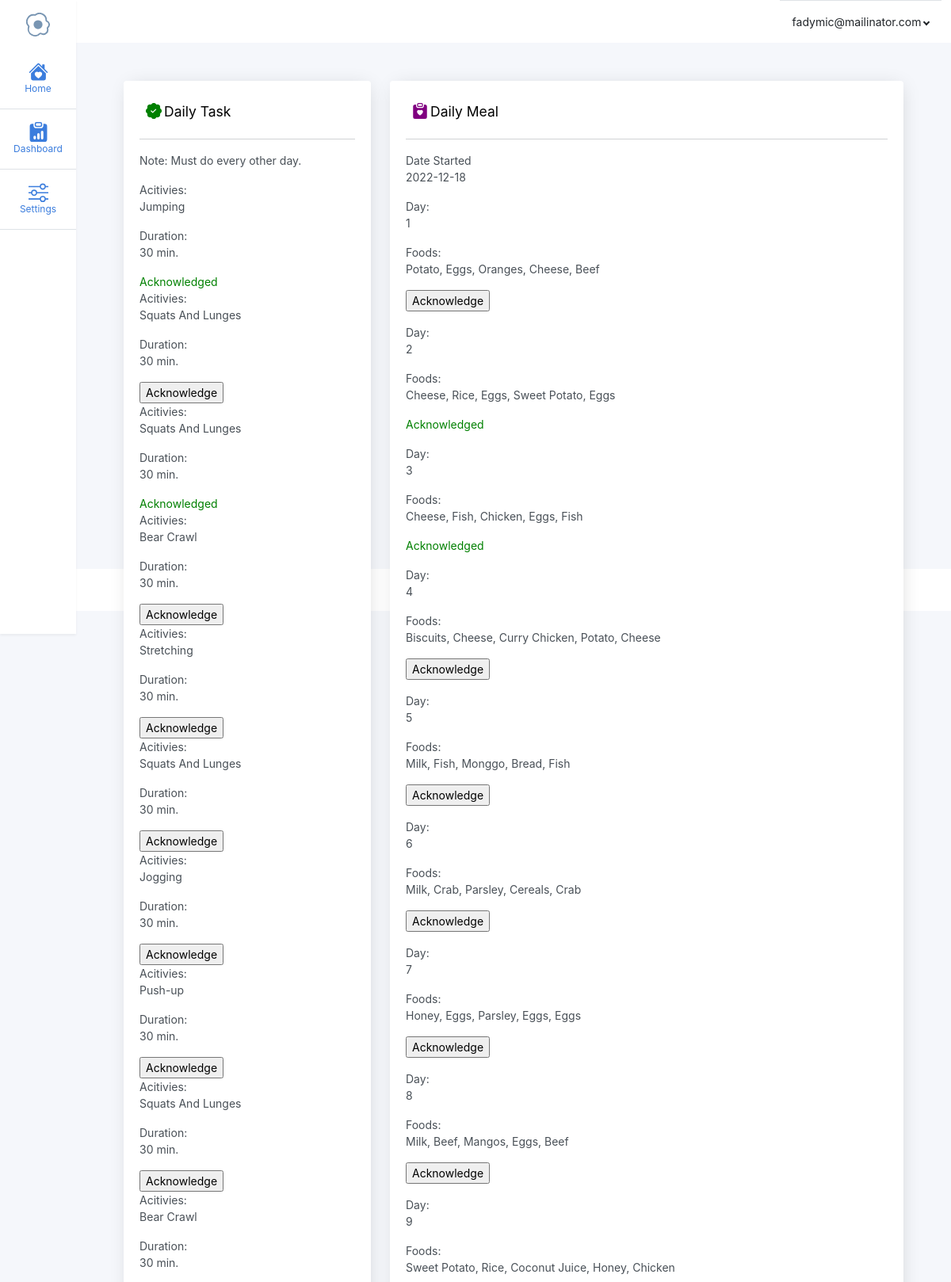
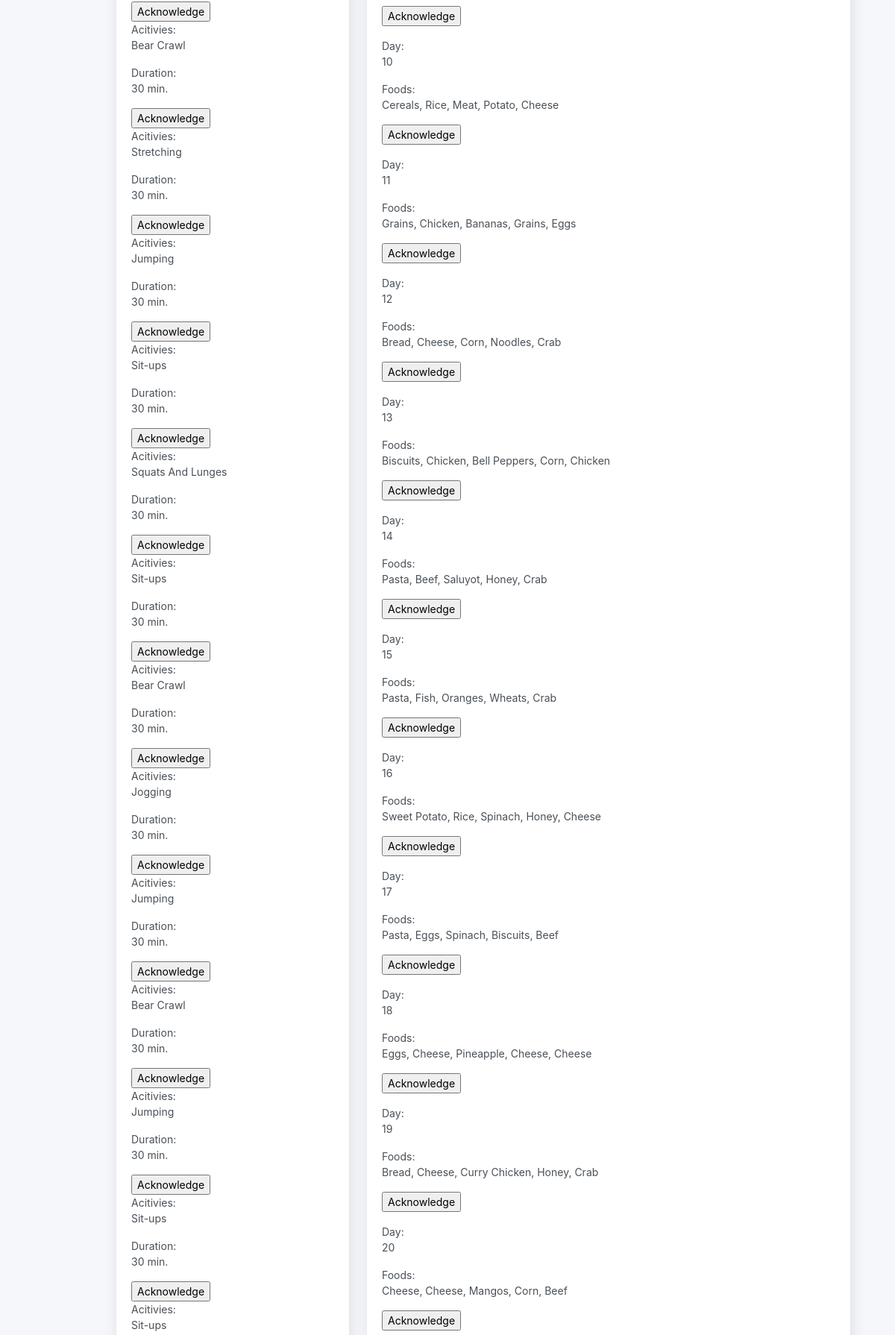
The app's page /parents/home-parent.php (signed in, upper part) with its own data (2 pictures, top to bottom).
### tables this page shows
CREATE TABLE `program_records` (
  `id` int(11) NOT NULL,
  `student_id` varchar(20) NOT NULL,
  `date_started` date NOT NULL,
  `foods` varchar(255) NOT NULL,
  `exercises` varchar(255) NOT NULL,
  `day` varchar(50) NOT NULL,
  `food_acknowledge` int(11) NOT NULL,
  `exercise_acknowledge` int(11) NOT NULL,
  `ended_day` date NOT NULL,
  `date_time_created` datetime NOT NULL,
  `date_time_updated` datetime NOT NULL
);

### parents/home-parent.php (the view, shortened to what this page needs)
<?php
include('../connection.php');
$email = $_SESSION['email'];
$student_id = $_SESSION['student_id'];
?>
<!DOCTYPE html>
<html lang="en">
<head>
    <link rel="stylesheet" href="../admin-template/css/app.css">
    <link rel="stylesheet" href="../src/styles/custom/stickynav.css">
</head>
<body>
<div class="outer-container d-flex flex-row">
  <div class="sticky-nav bg-white vh-100 shadow">
    <a href="#" class="brand p-3 link-dark text-decoration-none bg-white text-center" title="" data-bs-toggle="tooltip" data-bs-placement="right" data-bs-original-title="Icon-only">
    </a>
    <ul class="list nav nav-flush mb-auto text-center">
      <li class="nav-item">
        <a href="#" class="nav-link active py-3 d-flex flex-column align-items-center text-start border-bottom" aria-current="page" title="" data-bs-toggle="tooltip" data-bs-placement="right" data-bs-original-title="Home">
            <p class="p-0 m-0" style="font-size: 12px;">Home</p>
        </a>
      </li>
      <li class="nav-item">
        <a href="dashboard-parent.php" class="nav-link py-3 border-bottom" title="" data-bs-toggle="tooltip" data-bs-placement="right" data-bs-original-title="Dashboard">
            <p class="p-0 m-0" style="font-size: 12px;">Dashboard</p>
        </a>
      </li>
      <li class="nav-item">
        <a href="profile-parent.php" class="nav-link py-3 border-bottom" title="" data-bs-toggle="tooltip" data-bs-placement="right" data-bs-original-title="Orders">
            <p class="p-0 m-0" style="font-size: 12px;">Settings</p>
        </a>
      </li>
    </ul>
  </div>
<main class="main-container container-fluid-lg bg-light" style="width: 100%; position: relative;">
    <nav class="navbar navbar-expand-lg navbar-light bg-white p-0" style="box-shadow: none;">
        <div class="container-fluid justify-content-end">
            <div class="dropdown border-top">
                <a href="#" class="d-flex align-items-center justify-content-center p-3 link-dark text-decoration-none dropdown-toggle" id="dropdownUser3" data-bs-toggle="dropdown" aria-expanded="false">
                    <?= $email; ?>
                </a>
            </div>
        </div>
    </nav>
    <main class="content">
        <div class="container-fluid" style="height: 100%;">
            <div class="row mb-5 gy-3" style="height: 70vh;">
                <div class="col-lg-4">
                    <div class="card" style="border: none; height: 100%; box-shadow: 2px 2px 23px -6px rgba(0,0,0,0.17);">
                        <div class="card-body">
                            <div class="p-2 pb-0 d-flex flex-column align-items-start">
                                <span class="d-flex flex-row align-middle">
                                    <h1 class="h4 bold" style="padding: 0 0 0 3px;">Daily Task</h1>
                                </span>
                            </div>
                            <hr class="featurette-divider">
                            <div class="alert alert-danger d-flex align-items-center" role="alert">
                                <p>Note: Must do every other day.</p>
                            </div>
                           <?php
                            $sql_daily_activities = "SELECT exercises,exercise_acknowledge, id FROM program_records WHERE student_id = '$student_id'";
                            $run_daily_activities = mysqli_query($conn,$sql_daily_activities);
                            if(mysqli_num_rows($run_daily_activities) > 0){
                                foreach ($run_daily_activities as $row2){
                                    ?>
                                        <label for="">Acitivies:</label>
                                        <p><?php echo $row2['exercises'] ?></p>
                                        <label for="">Duration:</label>
                                        <p>30 min.</p>
                                        <form action="acknowledge.php" method="POST">
                                        <?php
                                            if($row2['exercise_acknowledge'] == 0){
                                                ?>
                                                <input type="submit" name="acknowledge_task" value="Acknowledge">
                                                <?php
                                            }else{
                                                echo "<div style='color:green;'>Acknowledged </div>";
                                            }
                                        ?>
                                        </form>
                                    <?php
                                }
                            }
                            ?>
                        </div>
                    </div>
                </div>
                <div class="col-lg-8">
                    <div class="card" style="border: none; height: 100%; box-shadow: 2px 2px 23px -6px rgba(0,0,0,0.17);">
                        <div class="card-body">
                            <div class="p-2 pb-0 d-flex flex-column align-items-start">
                                <span class="d-flex flex-row align-middle">
                                    <h1 class="h4 bold" style="padding: 0 0 0 3px;">Daily Meal</h1>
                                </span>
                            </div>
                            <hr class="featurette-divider">
                            <?php
                                $sql_program_records_date = "SELECT date_started FROM program_records WHERE student_id = '$student_id' LIMIT 1";
                                $run_program_records_date = mysqli_query($conn,$sql_program_records_date);
                                if(mysqli_num_rows($run_program_records_date) > 0){
                                    foreach($run_program_records_date as $row){
                                        ?>
                                            <label for="">Date Started</label>
                                            <p><?php echo $row['date_started']?></p>
                                        <?php
                                    }
                                }
                                ?>
                                <?php
                                $sql_program_records = "SELECT * FROM program_records WHERE student_id = '$student_id'";
                                $run_program_records = mysqli_query($conn,$sql_program_records);
                                if(mysqli_num_rows($run_program_records) > 0){
                                    foreach($run_program_records as $row1){
                                        ?>
                                            <label for="">Day: </label>
                                            <p><?php echo $row1['day']?></p>
                                            <label for="">Foods:</label>
                                            <p><?php echo $row1['foods']?></p>
                                            <form action="acknowledge.php" method="POST">
                                            <p>
                                                <?php
                                                    if($row1['food_acknowledge'] == 0){
                                                        ?>
                                                            <input type="submit" name="acknowledge_meal" value="Acknowledge">
                                                        <?php
                                                    }else{
                                                        echo "<div style='color: green;'>Acknowledged </div> ";
                                                    }
                                                ?>
                                            </p>
                                            </form>
                                        <?php
                                    }
                                }
                            ?>
                        </div>
                    </div>
                </div>
            </div>
        </div>
    </main>
    <footer class="footer bg-white p-2 w-100">
        <p class="text-center text-muted">PFNMPS@2022</p>
    </footer>
</main>
</div>
</body>
</html>

### src/styles/custom/stickynav.css (style rules this page uses)
.outer-container { position: relative; }
.sticky-nav { width: 6rem; display: flex; flex-direction: column; height: 100%; position: fixed; left: 0; z-index: 11111; }
.main-container { margin-left: 6rem; }
.list { display: flex; flex-direction: column; }

### records on screen
program_records: exercises "Jumping", exercise_acknowledge "Acknowledged", day "1", foods "Potato, Eggs, Oranges, Cheese, Beef"
program_records: exercises "Squats And Lunges", day "2", foods "Cheese, Rice, Eggs, Sweet Potato, Eggs", food_acknowledge "Acknowledged"
program_records: exercises "Squats And Lunges", exercise_acknowledge "Acknowledged", day "3", foods "Cheese, Fish, Chicken, Eggs, Fish", food_acknowledge "Acknowledged"
program_records: exercises "Bear Crawl", day "4", foods "Biscuits, Cheese, Curry Chicken, Potato, Cheese"
program_records: exercises "Stretching", day "5", foods "Milk, Fish, Monggo, Bread, Fish"
program_records: exercises "Squats And Lunges", day "6", foods "Milk, Crab, Parsley, Cereals, Crab"
program_records: exercises "Jogging", day "7", foods "Honey, Eggs, Parsley, Eggs, Eggs"
program_records: exercises "Push-up", day "8", foods "Milk, Beef, Mangos, Eggs, Beef"
program_records: exercises "Squats And Lunges", day "9", foods "Sweet Potato, Rice, Coconut Juice, Honey, Chicken"
program_records: exercises "Bear Crawl", day "10", foods "Cereals, Rice, Meat, Potato, Cheese"
program_records: exercises "Bear Crawl", day "11", foods "Grains, Chicken, Bananas, Grains, Eggs"
program_records: exercises "Stretching", day "12", foods "Bread, Cheese, Corn, Noodles, Crab"
program_records: exercises "Jumping", day "13", foods "Biscuits, Chicken, Bell Peppers, Corn, Chicken"
program_records: exercises "Sit-ups", day "14", foods "Pasta, Beef, Saluyot, Honey, Crab"
program_records: exercises "Squats And Lunges", day "15", foods "Pasta, Fish, Oranges, Wheats, Crab"
program_records: exercises "Sit-ups", day "16", foods "Sweet Potato, Rice, Spinach, Honey, Cheese"
program_records: exercises "Bear Crawl", day "17", foods "Pasta, Eggs, Spinach, Biscuits, Beef"
program_records: exercises "Jogging", day "18", foods "Eggs, Cheese, Pineapple, Cheese, Cheese"
program_records: exercises "Jumping", day "19", foods "Bread, Cheese, Curry Chicken, Honey, Crab"
program_records: exercises "Bear Crawl", day "20", foods "Cheese, Cheese, Mangos, Corn, Beef"
program_records: exercises "Jumping"
program_records: exercises "Sit-ups"
program_records: exercises "Sit-ups"

### other values on screen
$email "fadymic@mailinator.com"
$row['date_started'] "2022-12-18"
